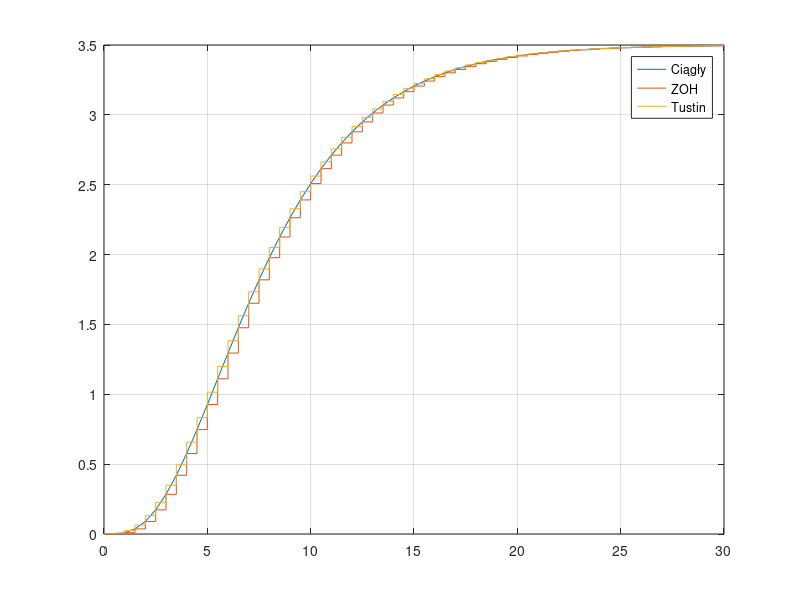

Source code (MATLAB):
clear; close all; clc; %czyszczenie workspace

% Stałe.
k = 3.5; % Wzmocnienie układu inercyjnego.
T = 3.5; % Stała czasowa.
T1 = 1.5; % Stała czasowa.
T2 = 2.5; % Stała czasowa.
T0 = 0.7; % Opóźnienie.

% Czas.
Ts = 0.5; % Czas próbkowania.
t = 0:Ts:30; % zakres zmiennej czasu

% Stwórz obiekt inercyjny.
s = tf('s'); % Definicja operatora Laplace'a.
Iner = k / ((1 + s * T) * (1 + s * T1) * (1 + s * T2) * (1 + s * T0)); % Obiekt inercyjny IV rzędu.
Iner_ZOH = c2d(Iner, Ts, 'zoh'); % Dyskretyzacja metodą ZOH.
Iner_Tustin = c2d(Iner, Ts, 'tustin'); % Dyskretyzacja metodą Tustina.

figure(1)

% Odpowiedź na wymuszenie skokowe.
[W, time] = step(Iner, t);
[Wd, time] = step(Iner_ZOH, t); % Układ ZOH.
[Wd1, time] = step(Iner_Tustin, t); % Układ Tustina.

% Charakterystyka odpowiedzi skokowej.
plot(t, W); hold all;
stairs(t, Wd);
stairs(t, Wd1);

legend('Ciągły', "ZOH", "Tustin");
grid on;
